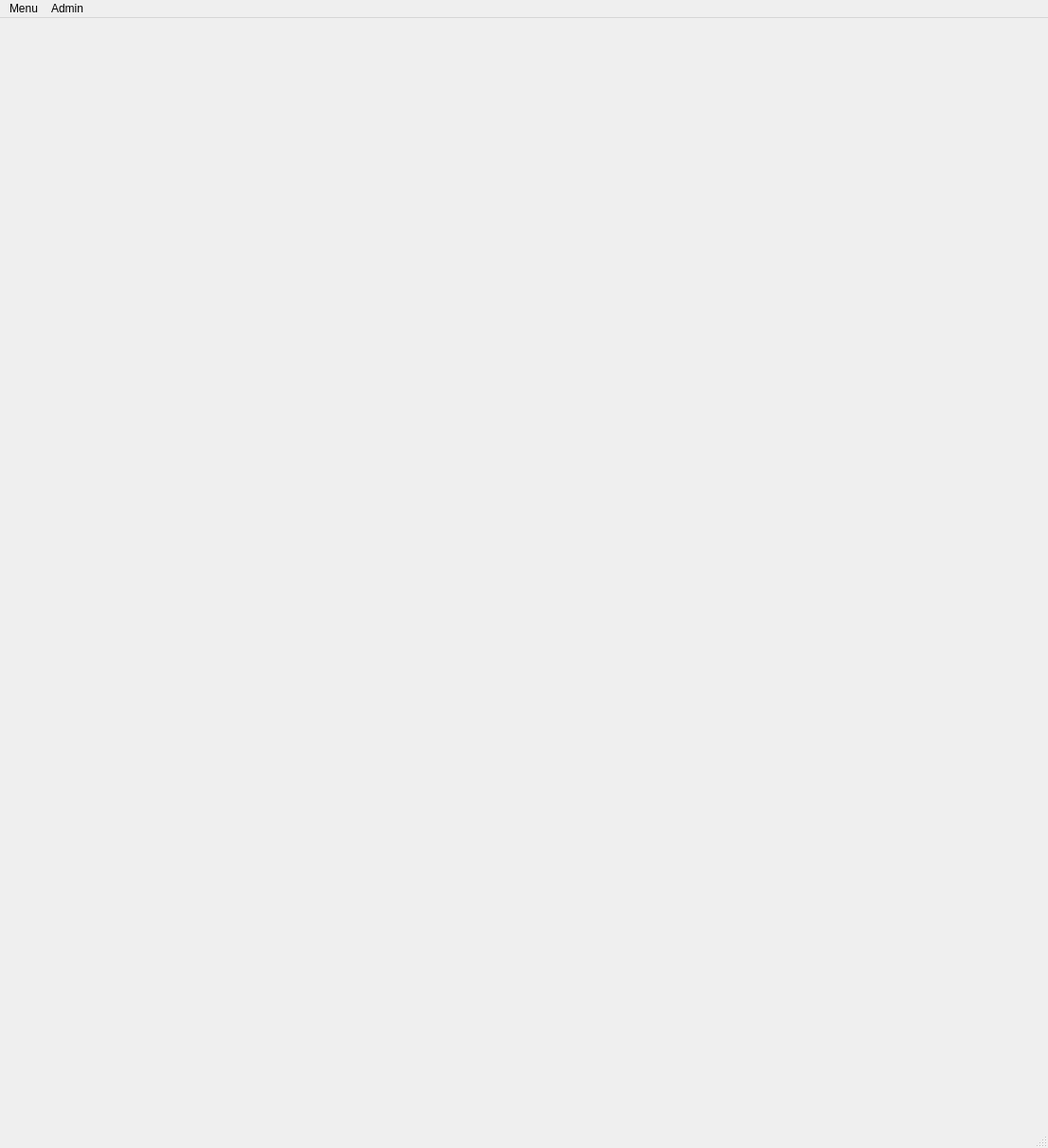
<?xml version="1.0" encoding="UTF-8"?>
<ui version="4.0">
 <class>MainWindow</class>
 <widget class="QMainWindow" name="MainWindow">
  <property name="geometry">
   <rect>
    <x>0</x>
    <y>0</y>
    <width>1106</width>
    <height>1211</height>
   </rect>
  </property>
  <property name="windowTitle">
   <string>School Management System</string>
  </property>
  <property name="windowIcon">
   <iconset>
    <normaloff>alqalam_logo.jpg</normaloff>alqalam_logo.jpg</iconset>
  </property>
  <property name="styleSheet">
   <string notr="true">font: 12pt &quot;MS Shell Dlg 2&quot;;</string>
  </property>
  <property name="dockOptions">
   <set>QMainWindow::AllowTabbedDocks|QMainWindow::AnimatedDocks|QMainWindow::GroupedDragging</set>
  </property>
  <widget class="QWidget" name="centralwidget">
   <property name="sizePolicy">
    <sizepolicy hsizetype="Maximum" vsizetype="Maximum">
     <horstretch>0</horstretch>
     <verstretch>0</verstretch>
    </sizepolicy>
   </property>
   <layout class="QHBoxLayout" name="horizontalLayout_4">
    <item>
     <layout class="QVBoxLayout" name="verticalLayout_5">
      <item>
       <layout class="QHBoxLayout" name="horizontalLayout_2">
        <item alignment="Qt::AlignHCenter">
         <widget class="QLabel" name="welcome_label">
          <property name="styleSheet">
           <string notr="true">color: rgb(255, 0, 0);
font: 75 24pt &quot;MS Shell Dlg 2&quot;;</string>
          </property>
          <property name="text">
           <string/>
          </property>
          <property name="alignment">
           <set>Qt::AlignRight|Qt::AlignTrailing|Qt::AlignVCenter</set>
          </property>
         </widget>
        </item>
       </layout>
      </item>
      <item>
       <layout class="QVBoxLayout" name="verticalLayout_4">
        <item>
         <widget class="QLabel" name="label_4">
          <property name="text">
           <string/>
          </property>
          <property name="pixmap">
           <pixmap>future_logo.jpg</pixmap>
          </property>
          <property name="scaledContents">
           <bool>true</bool>
          </property>
         </widget>
        </item>
       </layout>
      </item>
     </layout>
    </item>
   </layout>
  </widget>
  <widget class="QMenuBar" name="menubar">
   <property name="geometry">
    <rect>
     <x>0</x>
     <y>0</y>
     <width>1106</width>
     <height>30</height>
    </rect>
   </property>
   <widget class="QMenu" name="menuMenu">
    <property name="title">
     <string>Menu</string>
    </property>
    <widget class="QMenu" name="menuStudents">
     <property name="title">
      <string>Registration</string>
     </property>
     <addaction name="separator"/>
     <addaction name="actionNew"/>
     <addaction name="separator"/>
     <addaction name="actionView_Students"/>
    </widget>
    <widget class="QMenu" name="menuExams">
     <property name="title">
      <string>Result</string>
     </property>
     <widget class="QMenu" name="menuFirst_Term">
      <property name="title">
       <string>First Term</string>
      </property>
      <widget class="QMenu" name="menuRecord2">
       <property name="title">
        <string>Nursery Subjects</string>
       </property>
       <addaction name="separator"/>
       <addaction name="separator"/>
       <addaction name="menuRecord"/>
       <addaction name="separator"/>
       <addaction name="actionView_Scores"/>
       <addaction name="separator"/>
      </widget>
      <widget class="QMenu" name="menuPrimary_Classes">
       <property name="title">
        <string>Primary Subjects</string>
       </property>
       <addaction name="actionRecord_New"/>
       <addaction name="separator"/>
       <addaction name="actionView_Scores_5"/>
      </widget>
      <widget class="QMenu" name="actionRecord_New_10">
       <property name="title">
        <string>JSS Subjects</string>
       </property>
       <addaction name="actionRecord_New_6"/>
       <addaction name="separator"/>
       <addaction name="actionView_Scores_8"/>
      </widget>
      <widget class="QMenu" name="menuSSS_Subjects">
       <property name="title">
        <string>SSS Subjects (Science)</string>
       </property>
       <addaction name="separator"/>
       <addaction name="actionRecord_New_9"/>
       <addaction name="separator"/>
       <addaction name="actionView_Scores_2"/>
      </widget>
      <widget class="QMenu" name="menuSSS_Subjects_Art">
       <property name="title">
        <string>SSS Subjects (Art)</string>
       </property>
       <addaction name="separator"/>
       <addaction name="actionRecord_New_11"/>
       <addaction name="separator"/>
       <addaction name="actionView_Scores_11"/>
      </widget>
      <addaction name="separator"/>
      <addaction name="menuRecord2"/>
      <addaction name="separator"/>
      <addaction name="menuPrimary_Classes"/>
      <addaction name="separator"/>
      <addaction name="actionRecord_New_10"/>
      <addaction name="separator"/>
      <addaction name="menuSSS_Subjects"/>
      <addaction name="separator"/>
      <addaction name="menuSSS_Subjects_Art"/>
     </widget>
     <widget class="QMenu" name="menuSecond_Term">
      <property name="title">
       <string>Second Term</string>
      </property>
      <widget class="QMenu" name="menuNursery_Classes">
       <property name="title">
        <string>Nursery Subjects</string>
       </property>
       <addaction name="actionRecord_New_2"/>
       <addaction name="separator"/>
       <addaction name="actionView_Scores_3"/>
      </widget>
      <widget class="QMenu" name="menuPrimary_Classes_2">
       <property name="title">
        <string>Primary Subjects</string>
       </property>
       <addaction name="actionRecord_New_4"/>
       <addaction name="separator"/>
       <addaction name="actionView_Scores_6"/>
      </widget>
      <widget class="QMenu" name="menuSecondary_Classes_2">
       <property name="title">
        <string>Secondary Subjects</string>
       </property>
       <addaction name="actionRecord_New_7"/>
       <addaction name="separator"/>
       <addaction name="actionView_Scores_9"/>
      </widget>
      <addaction name="menuNursery_Classes"/>
      <addaction name="separator"/>
      <addaction name="menuPrimary_Classes_2"/>
      <addaction name="separator"/>
      <addaction name="menuSecondary_Classes_2"/>
     </widget>
     <widget class="QMenu" name="menuThird_Term">
      <property name="title">
       <string>Third Term</string>
      </property>
      <widget class="QMenu" name="menuRecord3">
       <property name="title">
        <string>Nursery Subjects</string>
       </property>
       <addaction name="actionRecord_New_3"/>
       <addaction name="separator"/>
       <addaction name="actionView_Scores_4"/>
       <addaction name="separator"/>
      </widget>
      <widget class="QMenu" name="menuPrimary_Classes_3">
       <property name="title">
        <string>Primary Subjects</string>
       </property>
       <addaction name="actionRecord_New_5"/>
       <addaction name="separator"/>
       <addaction name="actionView_Scores_7"/>
      </widget>
      <widget class="QMenu" name="menuSecondary_Subjects">
       <property name="title">
        <string>Secondary Subjects</string>
       </property>
       <addaction name="actionRecord_New_8"/>
       <addaction name="separator"/>
       <addaction name="actionView_Scores_10"/>
      </widget>
      <addaction name="menuRecord3"/>
      <addaction name="separator"/>
      <addaction name="menuPrimary_Classes_3"/>
      <addaction name="separator"/>
      <addaction name="menuSecondary_Subjects"/>
     </widget>
     <addaction name="separator"/>
     <addaction name="menuFirst_Term"/>
     <addaction name="separator"/>
     <addaction name="menuSecond_Term"/>
     <addaction name="separator"/>
     <addaction name="menuThird_Term"/>
    </widget>
    <addaction name="separator"/>
    <addaction name="menuStudents"/>
    <addaction name="separator"/>
    <addaction name="menuExams"/>
    <addaction name="separator"/>
    <addaction name="actionExit"/>
   </widget>
   <widget class="QMenu" name="menuAdmin">
    <property name="title">
     <string>Admin</string>
    </property>
    <addaction name="actionLogin"/>
   </widget>
   <addaction name="menuMenu"/>
   <addaction name="menuAdmin"/>
  </widget>
  <widget class="QStatusBar" name="statusbar"/>
  <action name="actionExit">
   <property name="text">
    <string>Quit</string>
   </property>
   <property name="statusTip">
    <string>Click to exit application</string>
   </property>
   <property name="shortcut">
    <string>Ctrl+Q</string>
   </property>
  </action>
  <action name="actionNew">
   <property name="text">
    <string>Register New</string>
   </property>
  </action>
  <action name="actionStudView">
   <property name="text">
    <string>All Students</string>
   </property>
  </action>
  <action name="actionNursery_2">
   <property name="text">
    <string>Nursery 2</string>
   </property>
  </action>
  <action name="actionNursery_4">
   <property name="text">
    <string>Nursery 2</string>
   </property>
  </action>
  <action name="actionLogin">
   <property name="text">
    <string>Login</string>
   </property>
  </action>
  <action name="menuRecord">
   <property name="text">
    <string>Record New</string>
   </property>
  </action>
  <action name="actionView_Scores">
   <property name="text">
    <string>View Scores</string>
   </property>
  </action>
  <action name="actionSecondary_Classes">
   <property name="text">
    <string>Secondary Classes</string>
   </property>
  </action>
  <action name="actionView_Students">
   <property name="text">
    <string>View Pupils/Students</string>
   </property>
  </action>
  <action name="actionRecord_New_2">
   <property name="text">
    <string>Record New</string>
   </property>
  </action>
  <action name="actionView_Scores_3">
   <property name="text">
    <string>View Scores</string>
   </property>
  </action>
  <action name="actionRecord_New_3">
   <property name="text">
    <string>Record New</string>
   </property>
  </action>
  <action name="actionView_Scores_4">
   <property name="text">
    <string>View Scores</string>
   </property>
  </action>
  <action name="actionRecord_New">
   <property name="text">
    <string>Record New</string>
   </property>
  </action>
  <action name="actionView_Scores_5">
   <property name="text">
    <string>View Scores</string>
   </property>
  </action>
  <action name="actionRecord_New_4">
   <property name="text">
    <string>Record New</string>
   </property>
  </action>
  <action name="actionView_Scores_6">
   <property name="text">
    <string>View Scores</string>
   </property>
  </action>
  <action name="actionRecord_New_5">
   <property name="text">
    <string>Record New</string>
   </property>
  </action>
  <action name="actionView_Scores_7">
   <property name="text">
    <string>View Scores</string>
   </property>
  </action>
  <action name="actionRecord_New_6">
   <property name="text">
    <string>Record New</string>
   </property>
  </action>
  <action name="actionView_Scores_8">
   <property name="text">
    <string>View Scores</string>
   </property>
  </action>
  <action name="actionRecord_New_7">
   <property name="text">
    <string>Record New</string>
   </property>
  </action>
  <action name="actionView_Scores_9">
   <property name="text">
    <string>View Scores</string>
   </property>
  </action>
  <action name="actionRecord_New_8">
   <property name="text">
    <string>Record New</string>
   </property>
  </action>
  <action name="actionView_Scores_10">
   <property name="text">
    <string>View Scores</string>
   </property>
  </action>
  <action name="actionRecord_New_9">
   <property name="text">
    <string>Record New</string>
   </property>
  </action>
  <action name="actionView_Scores_2">
   <property name="text">
    <string>View Scores</string>
   </property>
  </action>
  <action name="actionRecord_New_11">
   <property name="text">
    <string>Record New</string>
   </property>
  </action>
  <action name="actionView_Scores_11">
   <property name="text">
    <string>View Scores</string>
   </property>
  </action>
 </widget>
 <resources/>
 <connections/>
</ui>
